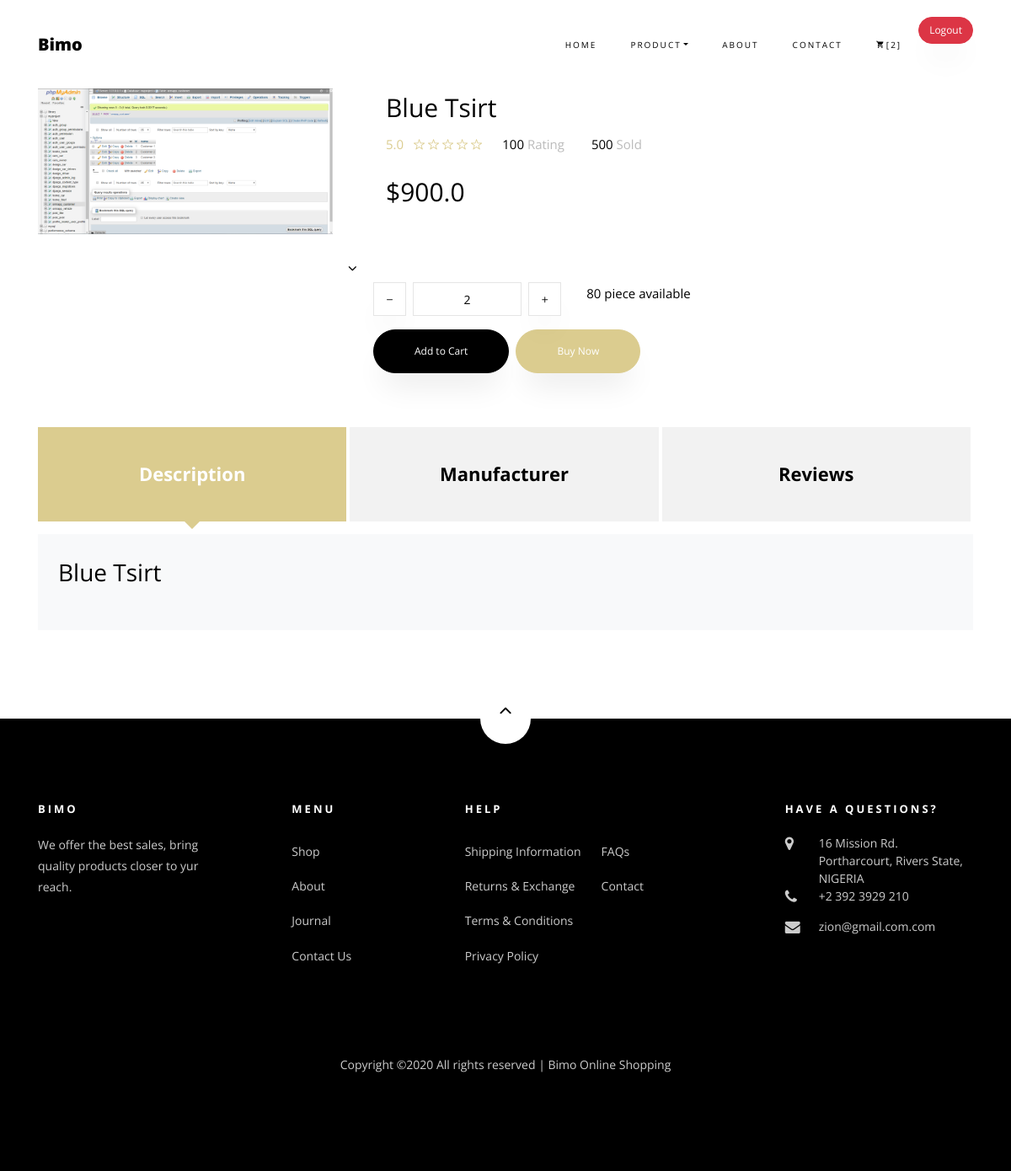
The app's page /Bimo/Fashion/416983 (signed in), older data.
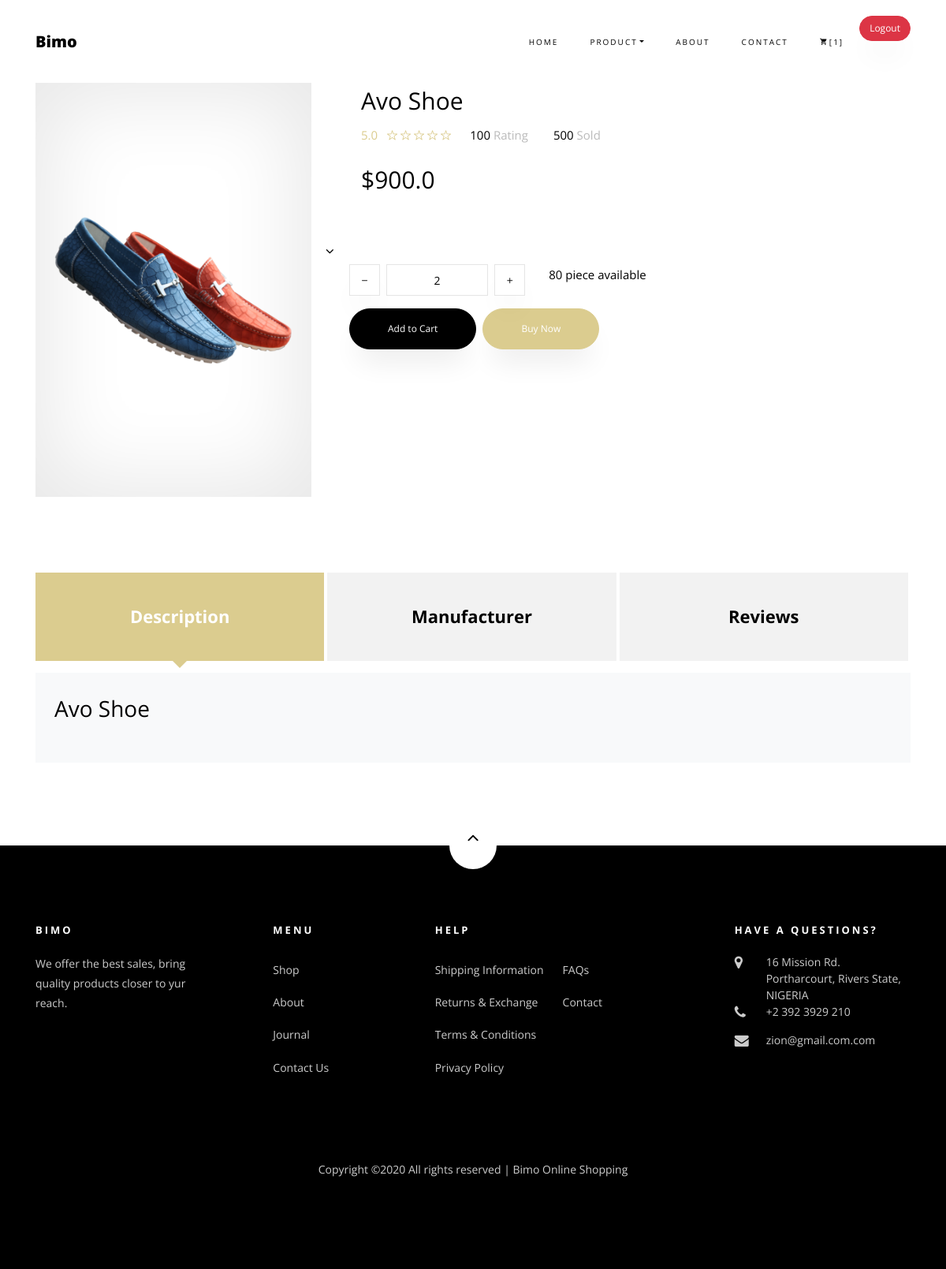
The same page, newer data.
### Shopping/models.py (models this page shows, shortened)
class Order(models.Model):
    user = models.ForeignKey(settings.AUTH_USER_MODEL, on_delete=models.CASCADE)
    items = models.ManyToManyField(OrderedItem)
    date_ordered = models.DateTimeField(auto_now_add=True)
    status = models.BooleanField(default=False)
    billing_address = models.ForeignKey(
        'BillingAddress',on_delete=models.SET_NULL, null=True, blank=True)
    payment= models.ForeignKey(
        'Payment',on_delete=models.SET_NULL, null=True, blank=True)

class product(models.Model):
    slug = models.SlugField(default=PRODUCT_ID)
    title = models.CharField(max_length=100)
    price = models.FloatField()
    discount = models.FloatField(null=True, blank=True)
    P_type = models.CharField(choices=PRODUCT_TYPE, max_length=2)
    size = models.CharField(choices=PRODUCT_SIZE, max_length=2)
    sample = models.ImageField()
    Date = models.DateTimeField(auto_now=True)
    Time = models.TimeField(auto_now=True)
    def get_cart_url(self):
        return reverse('add_to_cart', kwargs={'slug':self.slug})

class OrderedItem(models.Model):
    user = models.ForeignKey(settings.AUTH_USER_MODEL, on_delete=models.CASCADE)
    item = models.ForeignKey(product, on_delete=models.CASCADE)
    quantity = models.IntegerField(default=1)
    status = models.BooleanField(default=False)

### Shopping/views.py (the view)
# urls.py: path('Fashion/<slug>', Product_Single.as_view(), name='Product_Single'),
class Product_Single(DeleteView):
    model = product
    template_name = 'product-single.html'

### Shopping/templatetags/cart_template_tags.py (called while the page is built)
@register.filter
def cart_item_count(user):
    if user.is_authenticated:
        qs = Order.objects.filter(user=user, status=False)
        if qs.exists():
            return qs[0].items.count()
    return 0

@register.filter
def Cart_item_quantity(user):
    if user.is_authenticated:
        qs = OrderedItem.objects.filter(user=user, status=False)
        if qs.exists():
            return qs[0].quantity
        return 0

### templates/product-single.html (shortened to what the changed rows need)
{% extends 'base.html'%}
{% block header %}
{% load static %}
{% load cart_template_tags%}
    <section class="ftco-section">
    	<div class="container">
    		<div class="row">
    			<div class="col-lg-4 mb-5 ftco-animate">
    				<center><a href="images/product-1.png" class="image-popup prod-img-bg"><img src="{{object.sample.url}}" class="img-fluid" alt="sample"></a>
    			</center>
				</div>
    			<div class="col-lg-8 product-details pl-md-5 ftco-animate">
    				<h3>{{object.title}}</h3>
    				<div class="rating d-flex">
							<p class="text-left mr-4">
							</p>
							<p class="text-left mr-4">
							</p>
							<p class="text-left">
							</p>
						</div>
    				<p class="price"><span>${{object.price}}</span></p>
						<div class="row mt-4">
							<div class="col-md-6">
							</div>
							<div class="row mt-4">
							<div class="input-group col-md-6 d-flex mb-3">
	             	<span class="input-group-btn mr-2">
	                	<button type="button" class="quantity-left-minus btn"  data-type="minus" data-field="">
	                	</button>
	            		</span>
	             	<input type="text" id="quantity" name="quantity" class="quantity form-control input-number" value="{{request.user|Cart_item_quantity}}" min="1" max="100">
	             	<span class="input-group-btn ml-2">
	                	<a href="{{object.get_cart_url}}">
	             	</span>
	          	</div>
          	</div>
          	<p><a href="{{object.get_cart_url}}" class="btn btn-black py-3 px-5 mr-2">Add to Cart</a><a href="{% url 'Cart'%}" class="btn btn-primary py-3 px-5">Buy Now</a></p>
    			</div>
    		</div>
			</div>
    		<div class="row mt-5">
          <div class="col-md-12 tab-wrap">
            <div class="tab-content bg-light" id="v-pills-tabContent">
              <div class="tab-pane fade show active" id="v-pills-1" role="tabpanel" aria-labelledby="day-1-tab">
              	<div class="p-4">
	              	<h3 class="mb-4">{{object.title}}</h3>
                </div>
              </div>
            </div>
          </div>
        </div>
    	</div>
    </section>
     <footer class="ftco-footer ftco-section">
      <div class="container">
        <div class="row mb-5">
          <div class="col-md">
            <div class="ftco-footer-widget mb-4">
              <h2 class="ftco-heading-2">Bimo</h2>
            </div>
          </div>
          <div class="col-md">
            <div class="ftco-footer-widget mb-4 ml-md-5">
              <h2 class="ftco-heading-2">Menu</h2>
            </div>
          </div>
          <div class="col-md-4">
             <div class="ftco-footer-widget mb-4">
              <h2 class="ftco-heading-2">Help</h2>
            </div>
          </div>
          <div class="col-md">
            <div class="ftco-footer-widget mb-4">
            	<h2 class="ftco-heading-2">Have a Questions?</h2>
            </div>
          </div>
        </div>
      </div>
    </footer>
{% endblock %}

### templates/base.html (shortened to what this page needs)
{% load static %}
{% load cart_template_tags %}
<!DOCTYPE html>
<html lang="en">
  <head>
    <link rel="stylesheet" href="{% static 'assets/css/open-iconic-bootstrap.min.css' %}">
    <link rel="stylesheet" href="{% static 'assets/css/animate.css' %}">
    <link rel="stylesheet" href="{% static 'assets/css/owl.carousel.min.css' %}">
    <link rel="stylesheet" href="{% static 'assets/css/owl.theme.default.min.css' %}">
    <link rel="stylesheet" href="{% static 'assets/css/magnific-popup.css' %}">
    <link rel="stylesheet" href="{% static 'assets/css/aos.css' %}">
    <link rel="stylesheet" href="{% static 'assets/css/ionicons.min.css' %}">
    <link rel="stylesheet" href="{% static 'assets/css/bootstrap-datepicker.css' %}">
    <link rel="stylesheet" href="{% static 'assets/css/jquery.timepicker.css' %}">
    <link rel="stylesheet" href="{% static 'assets/css/flaticon.css' %}">
    <link rel="stylesheet" href="{% static 'assets/css/icomoon.css' %}">
    <link rel="stylesheet" href="{% static 'assets/css/style.css' %}">
  </head>
  <body class="goto-here">
    <nav class="navbar navbar-expand-lg navbar-dark ftco_navbar bg-dark ftco-navbar-light" id="ftco-navbar">
        <div class="container">
          <a class="navbar-brand" href="index.html">Bimo</a>
          <div class="collapse navbar-collapse" id="ftco-nav">
            <ul class="navbar-nav ml-auto">
              <li class="nav-item active"><a href="{% url 'Index' %}" class="nav-link">Home</a></li>
              <li class="nav-item dropdown">
              <a class="nav-link dropdown-toggle" href="#" id="dropdown04" data-toggle="dropdown" aria-haspopup="true" aria-expanded="false">Product</a>
            </li>
              <li class="nav-item"><a href="{% url 'About' %}" class="nav-link">About</a></li>
              <li class="nav-item"><a href="{% url 'Contact' %}" class="nav-link">Contact</a></li>
              <li class="nav-item cta cta-colored"><a href="{% url 'Cart' %}" class="nav-link"><span class="icon-shopping_cart"></span>[{{request.user|cart_item_count}}]</a></li>
              <br><form action="{% url 'Logout' %}" method="post">{% csrf_token %}
                   {% if user.is_authenticated %}
                   <li class="nav-item"><button type="submit" class="btn btn-danger">Logout</button></a></li>
              </form>
                {% else %}
                     <li class="nav-item"><a href="{% url 'home' %}" ><button type="submit" class="btn btn-info">Login</button></a></li>
                    {% endif %}
            </ul>
          </div>
        </div>
      </nav>
    {% block header %}
    {% endblock %}

Row changes from the older to the newer data that the page shows:
changed product: sample: a different picture; title "Blue Tsirt" → "Avo Shoe"
Text that changed along with them:
{{ request.user|cart_item_count }}: "2" → "1"
